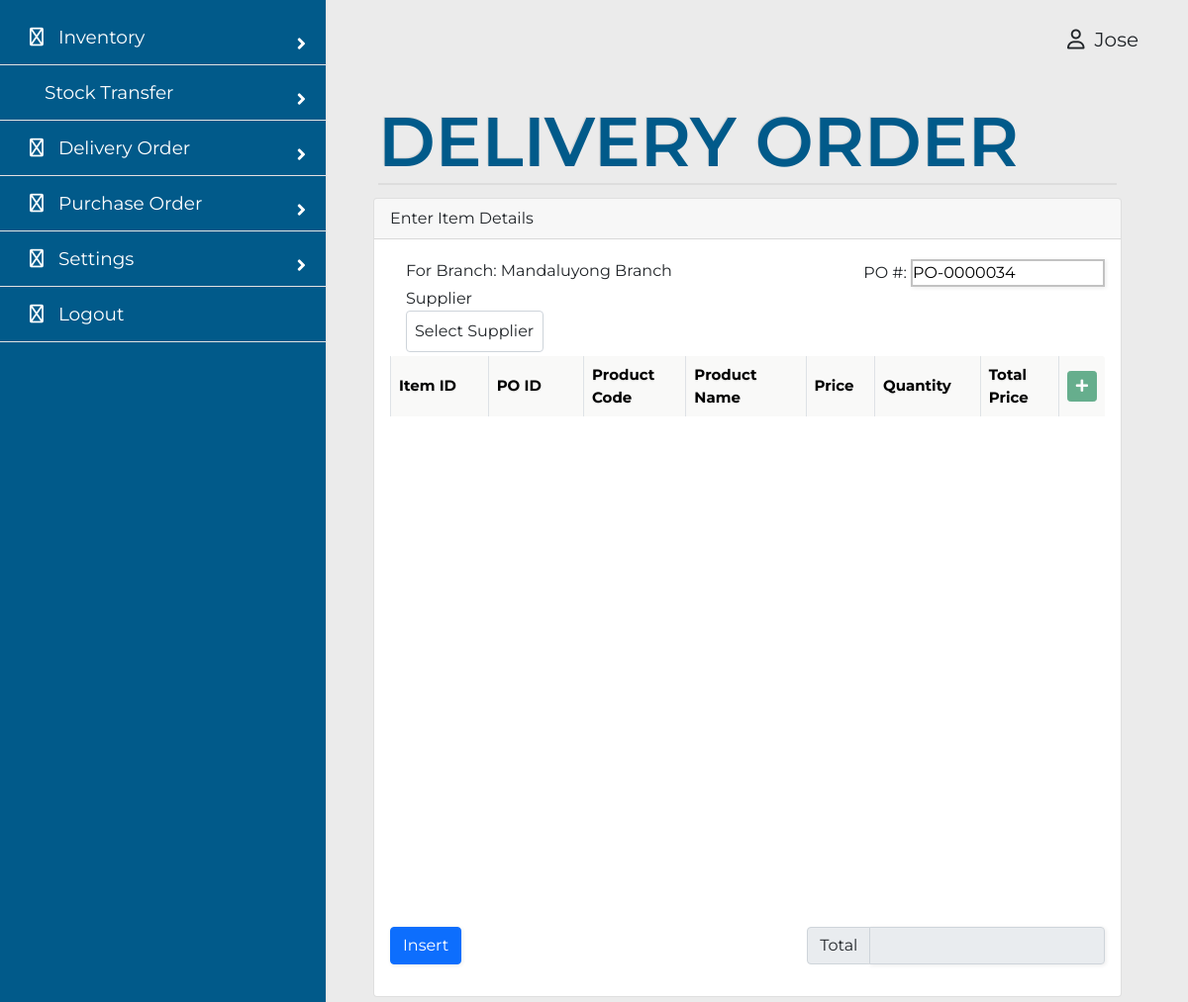
The app's page /stockmanager/dorder.php (signed in) with its own data.
### tables this page shows
CREATE TABLE `tblusers` (
  `id` varchar(20) NOT NULL,
  `firstname` varchar(100) NOT NULL,
  `lastname` varchar(100) NOT NULL,
  `email` varchar(100) NOT NULL,
  `password` varchar(100) NOT NULL,
  `permission` int(1) NOT NULL,
  `branchid` varchar(10) NOT NULL,
  `active` tinyint(1) NOT NULL
);

CREATE TABLE `tblpurchaseorder` (
  `id` varchar(20) NOT NULL,
  `branchid` varchar(20) NOT NULL,
  `supplierid` varchar(20) NOT NULL,
  `total` decimal(20,2) DEFAULT NULL,
  `userid` varchar(20) NOT NULL,
  `date` date NOT NULL DEFAULT current_timestamp(),
  `active` tinyint(1) NOT NULL
);

CREATE TABLE `tblbranch` (
  `id` varchar(10) NOT NULL,
  `name` varchar(59) NOT NULL,
  `branchaddress` varchar(59) NOT NULL,
  `contactnumber` varchar(12) NOT NULL,
  `audit` varchar(4) NOT NULL,
  `active` tinyint(1) NOT NULL
);

### actions/getdata.php (called while the page is built, shortened)
<?php
function getFirstName(string $uid) {
	$db = new DbConnect;
	$conn = $db->connect();
	$stmt = $conn->prepare("SELECT tblusers.firstname AS firstname FROM tblusers WHERE id = :uid");
	$stmt->execute([
		':uid' => $uid
	]);
	$users = $stmt->fetchAll(PDO::FETCH_ASSOC);
	foreach ($users as $user) {
		$firstname = $user['firstname'];
	}
	return $firstname;
}
function getId(string $uid) {
	$db = new DbConnect;
	$conn = $db->connect();
	$stmt = $conn->prepare("SELECT tblusers.id AS userid FROM tblusers WHERE id = :uid");
	$stmt->execute([
		':uid' => $uid
	]);
	$users = $stmt->fetchAll(PDO::FETCH_ASSOC);
	foreach ($users as $user) {
		$id = $user['userid'];
	}
	return $id;
}
function getBranch(string $uid) {
	$db = new DbConnect;
	$conn = $db->connect();
	$stmt = $conn->prepare("SELECT tblusers.branchid AS branchid FROM tblusers WHERE id = :uid");
	$stmt->execute([
		':uid' => $uid
	]);
	$users = $stmt->fetchAll(PDO::FETCH_ASSOC);
	foreach ($users as $user) {
		$id = $user['branchid'];
	}
	return $id;
}
function displayBranch(string $uid) {
	$db = new DbConnect;
	$conn = $db->connect();
	$branchid = getBranch($uid);
	$stmt = $conn->prepare("SELECT tblbranch.name AS branchname FROM tblbranch WHERE id = :id");
	$stmt->execute([
		':id' => $branchid
	]);
	$branches = $stmt->fetchAll(PDO::FETCH_ASSOC);
	foreach ($branches as $branch) {
		$name = $branch['branchname'];
	}
	return $name;
}
 ?>

### actions/adddata.php (called while the page is built, shortened)
<?php
	function createId(string $tblName) {
		switch ($tblName) {
			case 'tblpurchaseorder':
				$index = "PO-";
				break;
		}
		$db = new DbConnect;
		$conn = $db->connect();
		$stmt = $conn->prepare("SELECT * FROM ".$tblName." ORDER BY id DESC LIMIT 1");
		$stmt->execute();
		$items = $stmt->fetchAll(PDO::FETCH_ASSOC);
		foreach ($items as $item) {
			 $lastid = $item['id'];
		}
		if (empty($items)) {
			$number = $index . "0000001";
		} else {
			$idd = str_replace($index,"",$lastid);
			$id = str_pad($idd + 1, 7, 0, STR_PAD_LEFT);
			$number = $index . $id;
		}
		return $number;
	}
 ?>

### stockmanager/dorder.php (the view, shortened to what this page needs)
<?php
include '../actions/getdata.php';
include '../actions/adddata.php';
include '../actions/database_connection.php';
$id = $_SESSION['uid'];
$branchid = getBranch($id);
function fill_unit_select_box_supplier($connect)
{
	$output = '';
	$query = "SELECT id AS supplierid, name AS suppliername from tblsupplier WHERE active = 1";
	$result = $connect->query($query);
	foreach($result as $row)
	{
		$output .= '<option value="'.$row["supplierid"].'">'.$row["suppliername"] . '</option>';
	}
	return $output;
}
function displayUser() {
  $output = '';
  if (isset($_SESSION['uid'])) {
    $id = $_SESSION['uid'];
    $userid = getId($id);
    $firstname = getFirstname($id);
    $output  .= '<p id="user" data-id="'.$userid.'">'.$firstname.'</p>';
  }
  return $output;
}
?>
<!DOCTYPE html>
<html>
	<head>
		<link rel="stylesheet" href="../admin/assets/style.css">
		<link rel="stylesheet" href="https://pro.fontawesome.com/releases/v6.0.0-beta3/css/all.css" type="text/css">
		<link href="https://cdn.jsdelivr.net/npm/bootstrap@5.0.2/dist/css/bootstrap.min.css" rel="stylesheet">
		<link rel="stylesheet" href="https://cdn.jsdelivr.net/npm/bootstrap-select@1.14.0-beta2/dist/css/bootstrap-select.min.css">
		<link rel="stylesheet" href="https://pro.fontawesome.com/releases/v5.10.0/css/all.css"/>
	</head>
	<body>
    <div class="side-bar">
      <div class="menu">
        <div class="item">
         <a class="sub-btn"><i class="fa-regular fa-warehouse"></i>Inventory<i class="fas fa-angle-right dropdown"></i></a>
        </div>
        <div class="item">
         <a class="sub-btn"><i class="fa-regular fa-box-circle-check"></i>Stock Transfer<i class="fas fa-angle-right dropdown"></i></a>
        </div>
        <div class="item">
         <a class="sub-btn"><i class="fa-regular fa-truck"></i>Delivery Order<i class="fas fa-angle-right dropdown"></i></a>
        </div>
        <div class="item">
         <a class="sub-btn"><i class="fa-regular fa-file-invoice"></i>Purchase Order<i class="fas fa-angle-right dropdown"></i></a>
        </div>
        <div class="item">
         <a class="sub-btn"><i class="fa-regular fa-gears"></i>Settings<i class="fas fa-angle-right dropdown"></i></a>
        </div>
        <div class="item"><a href="login.php"><i class="fa-regular fa-arrow-right-from-bracket"></i>Logout</a></div>
      </div>
    </div>
		<div class="usericon"><?php echo displayUser(); ?> <i class="fa-regular fa-user"></i></div>
    <div class="main">
		<div class="container">
		<div class="table-title">
    		<h3>DELIVERY ORDER</h3>
		</div>
			<div class="card">
				<div class="card-header">Enter Item Details</div>
				<div class="card-body">
					<form method="post" id="insert_form">
						<div class="table-repsonsive">
							<div class="float-end">
								<label for="po_number">PO #:</label>
								<input type="text" name="do_number" class="input-field" value="<?php echo createId('tblpurchaseorder'); ?>" id="do_number" readonly>
							</div>
							<div class="container m-1">
                                <label for="branch_id">For Branch: <?php echo displayBranch($id); ?></h5>
							</div>
							<div class="container m-1">
                                <label for="supplier_id">Supplier</h5>
								<select name="supplier_id" class="p-2 col col-sm-2 form-control selectpicker supplier_id" id="supplier_id"><option value="">Select Supplier</option><?php echo fill_unit_select_box_supplier($connect); ?></select>
							</div>
							<table class="table table-bordered" id="item_table" style="max-height: 150px; overflow-y: scroll !important;">
								<thead style=" display: block; ">
								<tr>
									<th width="15%">Item ID</th>
									<th width="15%">PO ID</th>
									<th width="15%">Product Code</th>
									<th width="18%">Product Name</th>
									<th width="10%">Price</th>
									<th width="15.4%">Quantity</th>
									<th width="14%">Total Price</th>
									<th><button type="button" name="add" class="btn btn-success btn-sm add"><i class="fas fa-plus"></i></button></th>
								</tr>
								</thead>
								<tbody id="add-row" style="display: block; height: 500px;overflow-y: auto;overflow-x: hidden;">
							</tbody>
							</table>
								<div class="col-sm-6" style="float: left">
									<input type="submit" name="submit" id="submit_button" class="btn btn-primary" value="Insert" />
								</div>
								<div class="col-sm-5" style="float: right">
									<div class="input-group mb-3">
									  <span class="input-group-text" id="basic-addon3">Total</span>
									  <input type="text" name="total" id="total" class="form-control total" readonly required />
									</div>
								</div>
							</div>
						</div>
				</div>
			</div>
		</div>
	</body>
</html>

### admin/assets/style.css (style rules this page uses)
* { margin: 0; padding: 0; box-sizing: border-box; font-family: "Montserrat", sans-serif; }
body { overflow-x: hidden; min-height: 100vh; background: url(images/bg.png)no-repeat; background-size: cover; background-position: center; }
span { font-size: 20px; }
input { border: 2px solid #C2C2C2; box-shadow: 1px 1px 4px #EBEBEB; }
.usericon { text-align: right; font-size: 20px; margin: 25px 50px; display: flex; align-items: baseline; justify-content: end; flex-direction: row-reverse; gap: 10px; }
.side-bar { background: #015a8a; width: 330px; height: 100%; position: fixed; top: 0; left: 0; transition: 0.6s ease; transition-property: left; overflow-y: auto; border-style: none solid none none;; border-width: 1px; border-color: #e3e2e2; }
.side-bar .menu { width: 100%; margin-top: 10px; }
.side-bar .menu .item { position: relative; cursor: pointer; }
.side-bar .menu .item a { color: #ffffff; font-size: 18.5px; text-decoration: none; display: block; padding: 5px 30px; line-height: 45px; border-bottom-style: solid; border-width: 1px; border-color: #e3e2e2; }
.side-bar .menu .item i { margin-right: 15px; }
.side-bar .menu .item a .dropdown { position: absolute; right: 0; margin: 20px; transition: 0.3s ease; }
@media (min-width: 1200px) { .container { width: 950px; margin-top: 100px; } }
@media (min-width: 1200px) { .main { overflow-x: auto; margin-left: 360px; margin-right: 50px; margin-top: -105px; padding: 5px; } }
@media (min-width: 1200px) { div.table-title { display: block; margin: auto; width: 100%; padding: 5px; width: 100%; margin-top: 7%; } }
@media (min-width: 1200px) { .table-title h3 { font-size: 70px; font-weight: 600; font-style: normal; font-family: "Montserrat", sans-serif; border-bottom: 2px solid #ddd; text-shadow: -1px -1px 1px rgba(0, 0, 0, 0.1); text-transform: uppercase; color: #015a8a; } }
@media (min-width: 1200px) { th { color: #000000; border-bottom: 4px solid #000000; border-right: 1px solid #000000; font-size: 15px; padding: 15px; background-color: #f9f9f8; text-align: left; text-shadow: 0 1px 1px rgba(0, 0, 0, 0.1); vertical-align: middle; } }
@media (min-width: 1200px) { th:first-child { border-top-left-radius: 3px; } }
@media (min-width: 1200px) { th:last-child { border-top-right-radius: 3px; border-right: none; } }
@media (min-width: 1200px) { tr { border-top: 1px solid #000000; border-bottom: 1px solid #000000; background: #f9f9f8; color: #3e3d43; font-size: 36px; font-weight: normal; text-shadow: 0 1px 1px rgba(256, 256, 256, 0.1); } }
@media (min-width: 1200px) { tr:first-child { border-top: none; } }
@media (min-width: 1200px) { tr:last-child { border-bottom: none; } }
@media (min-width: 1200px) { .form-control.total { text-align: right; } }

### records on screen
tblusers: firstname "Jose"
tblpurchaseorder: do_number "PO-0000034"
tblbranch: name "Mandaluyong Branch"
